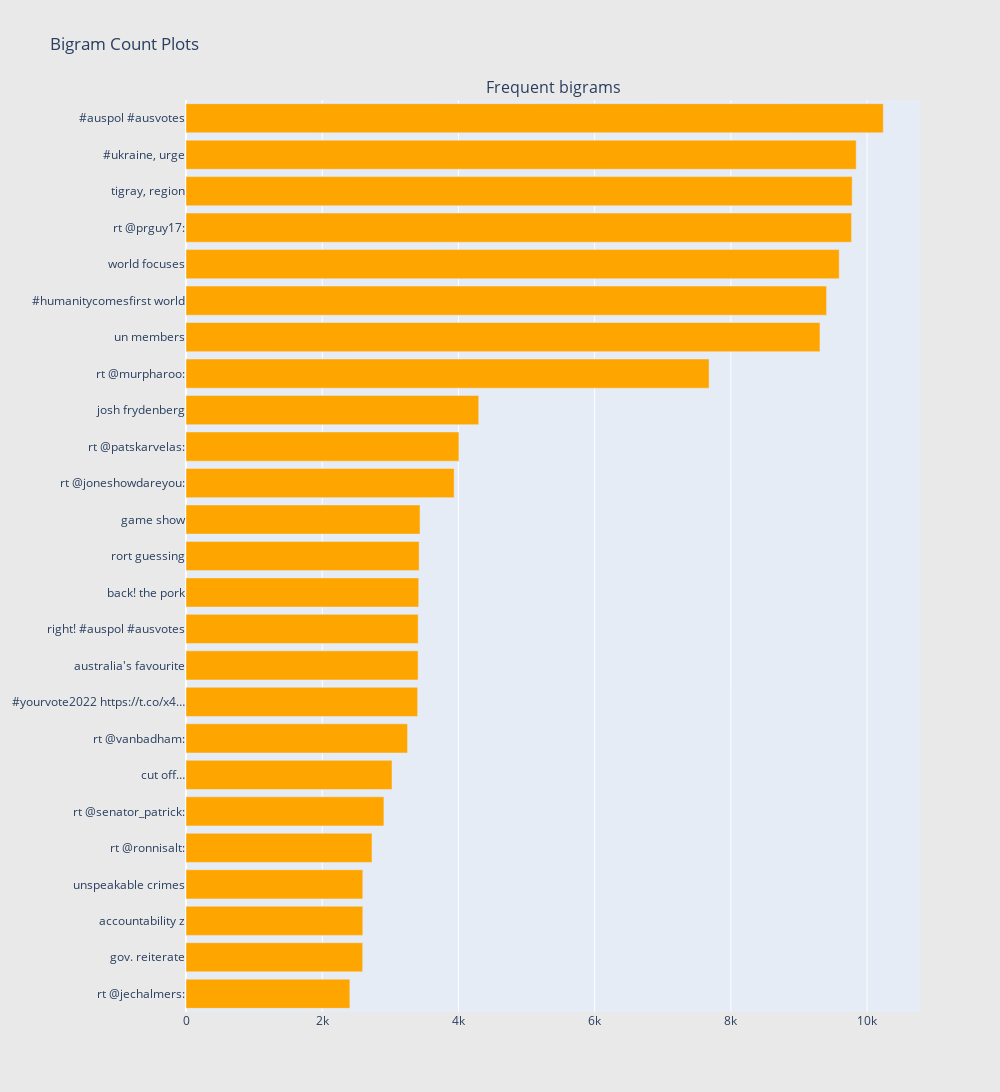

Write notebook code for a chart like this one.
### Code cell
freq_dict = defaultdict(int)
for sent in tweets["text"]:
    for word in generate_ngrams(sent,2):
        freq_dict[word] += 1
fd_sorted = pd.DataFrame(sorted(freq_dict.items(), key=lambda x: x[1])[::-1])
fd_sorted.columns = ["word", "wordcount"]
trace0 = horizontal_bar_chart(fd_sorted.head(50), 'orange')

fig = tools.make_subplots(rows=1, cols=1, vertical_spacing=0.04,horizontal_spacing=0.15,
                          subplot_titles=["Frequent bigrams"
                                          ])
fig.append_trace(trace0, 1, 1)
fig['layout'].update(height=1200, width=1000, paper_bgcolor='rgb(233,233,233)', title="Bigram Count Plots")
iplot(fig, filename='word-plots')

### Figure 1 — Plotly figure (JSON) as saved in the notebook; plotly's stock layout.template omitted (floating-point values rounded to 4 significant figures)
{"data": [{"marker": {"color": "orange"}, "orientation": "h", "showlegend": false, "type": "bar", "x": [2406, 2594, 2596, 2596, 2731, 2906, 3025, 3253, 3401, 3408, 3409, 3417, 3423, 3436, 3937, 4007, 4298, 7680, 9308, 9405, 9591, 9772, 9781, 9840, 10238], "xaxis": "x", "y": ["rt @jechalmers:", "gov. reiterate", "accountability z", "unspeakable crimes", "rt @ronnisalt:", "rt @senator_patrick:", "cut off…", "rt @vanbadham:", "#yourvote2022 https://t.co/x4…", "australia's favourite", "right!\n#auspol #ausvotes", "back!\nthe pork", "rort guessing", "game show", "rt @joneshowdareyou:", "rt @patskarvelas:", "josh frydenberg", "rt @murpharoo:", "un members", "#humanitycomesfirst world", "world focuses", "rt @prguy17:", "tigray, region", "#ukraine, urge", "#auspol #ausvotes"], "yaxis": "y"}], "layout": {"annotations": [{"font": {"size": 16}, "showarrow": false, "text": "Frequent bigrams", "x": 0.5, "xanchor": "center", "xref": "paper", "y": 1, "yanchor": "bottom", "yref": "paper"}], "height": 1200, "paper_bgcolor": "rgb(233,233,233)", "title": {"text": "Bigram Count Plots"}, "width": 1000, "xaxis": {"anchor": "y", "domain": [0, 1]}, "yaxis": {"anchor": "x", "domain": [0, 1]}}}
